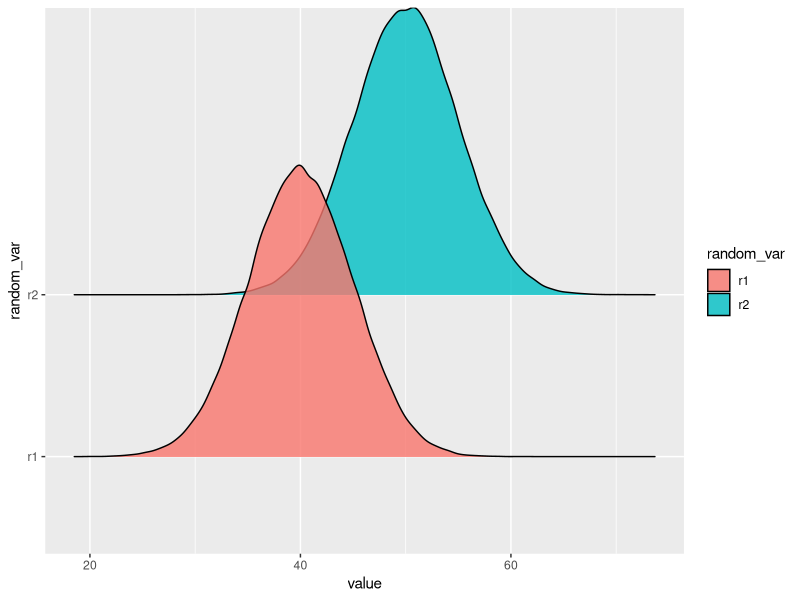

This figure's R source:
## ---- chunk 1
require(tidyverse)
require(ggridges)

# Two normal random variables with mean 40 and 50 respectively. 
r1 <- rnorm(n = 100000, 40, sd = 5)
r2 <- rnorm(n = 100000, 50, sd = 5)
db <- tibble(r1, r2) %>%
    gather(key = "random_var", value = "value")

# Graph
db %>%
ggplot(aes(value, random_var, fill=random_var))+
    geom_density_ridges(alpha=.8)
## ---- chunk 2
db %>%
    group_by(random_var) %>%
    summarise(mean(value), sd(value), n())
## ---- chunk 3

t.test(db$value~db$random_var, alternative="two.sided", var.equal=F)
